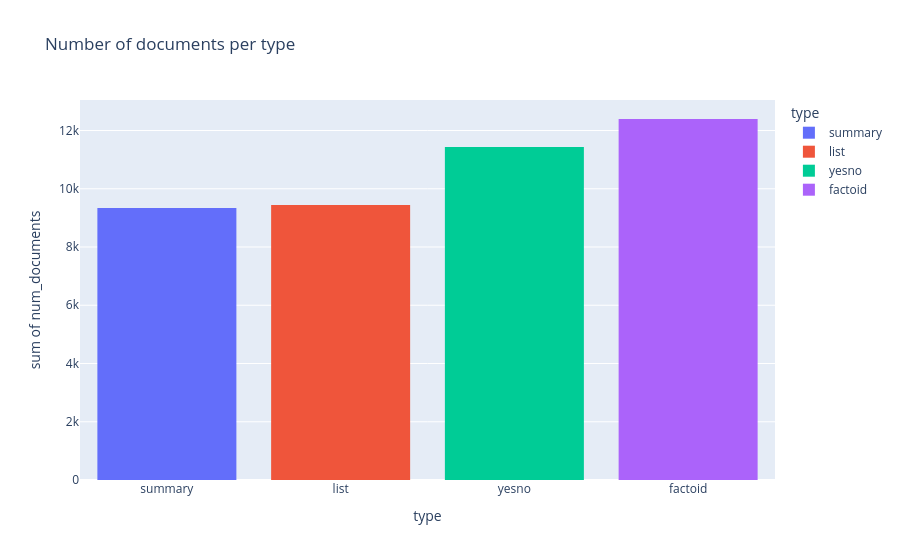

Here is the notebook cell this chart was saved with:
### Code cell
px.histogram(data_frame=df, x="type", y="num_documents", color="type", title="Number of documents per type")

### Figure 1 — Plotly figure (JSON) as saved in the notebook; plotly's stock layout.template omitted (floating-point values rounded to 4 significant figures; data arrays with more than 128 entries replaced by an {"elided": "..."} marker saying what was removed)
{"data": [{"bingroup": "x", "histfunc": "sum", "hovertemplate": "type=%{x}<br>sum of num_documents=%{y}<extra></extra>", "legendgroup": "summary", "marker": {"color": "#636efa", "pattern": {"shape": ""}}, "name": "summary", "orientation": "v", "showlegend": true, "x": {"elided": "1130 str values"}, "xaxis": "x", "y": {"elided": "1130 int values"}, "yaxis": "y", "type": "histogram"}, {"bingroup": "x", "histfunc": "sum", "hovertemplate": "type=%{x}<br>sum of num_documents=%{y}<extra></extra>", "legendgroup": "list", "marker": {"color": "#EF553B", "pattern": {"shape": ""}}, "name": "list", "orientation": "v", "showlegend": true, "x": {"elided": "901 str values"}, "xaxis": "x", "y": {"elided": "901 int values"}, "yaxis": "y", "type": "histogram"}, {"bingroup": "x", "histfunc": "sum", "hovertemplate": "type=%{x}<br>sum of num_documents=%{y}<extra></extra>", "legendgroup": "yesno", "marker": {"color": "#00cc96", "pattern": {"shape": ""}}, "name": "yesno", "orientation": "v", "showlegend": true, "x": {"elided": "1271 str values"}, "xaxis": "x", "y": {"elided": "1271 int values"}, "yaxis": "y", "type": "histogram"}, {"bingroup": "x", "histfunc": "sum", "hovertemplate": "type=%{x}<br>sum of num_documents=%{y}<extra></extra>", "legendgroup": "factoid", "marker": {"color": "#ab63fa", "pattern": {"shape": ""}}, "name": "factoid", "orientation": "v", "showlegend": true, "x": {"elided": "1417 str values"}, "xaxis": "x", "y": {"elided": "1417 int values"}, "yaxis": "y", "type": "histogram"}], "layout": {"xaxis": {"anchor": "y", "domain": [0.0, 1.0], "title": {"text": "type"}, "categoryorder": "array", "categoryarray": ["summary", "list", "yesno", "factoid"]}, "yaxis": {"anchor": "x", "domain": [0.0, 1.0], "title": {"text": "sum of num_documents"}}, "legend": {"title": {"text": "type"}, "tracegroupgap": 0}, "title": {"text": "Number of documents per type"}, "barmode": "relative"}}
